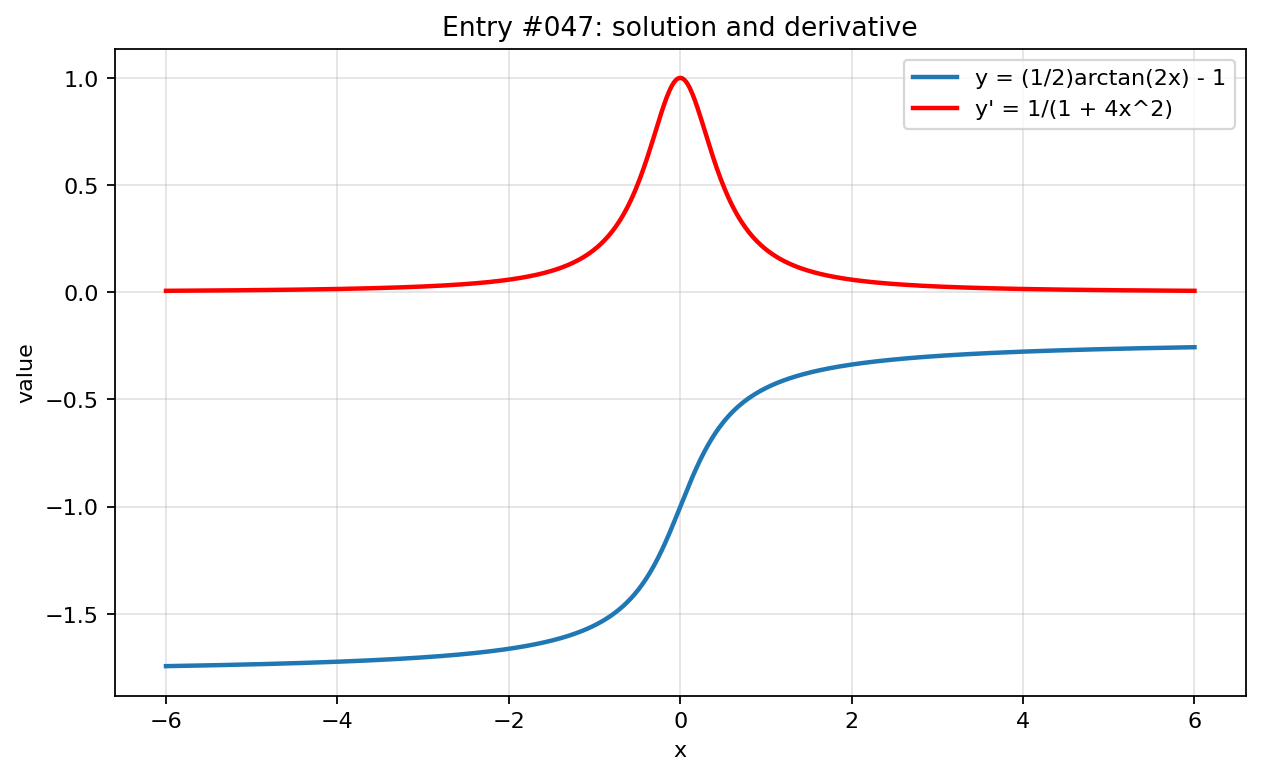

Write the Python code that produced this figure.
import numpy as np
import matplotlib.pyplot as plt

x = np.linspace(-6, 6, 800)

with np.errstate(divide="ignore", invalid="ignore", over="ignore"):
    y = 0.5*np.arctan(2*x) - 1
    y_prime = 1/(1 + 4*x**2)

plt.figure(figsize=(8, 5))
plt.plot(x, y, label="y = (1/2)arctan(2x) - 1", linewidth=2)
plt.plot(x, y_prime, label="y' = 1/(1 + 4x^2)", linewidth=2, color="red")
plt.title("Entry #047: solution and derivative")
plt.xlabel("x")
plt.ylabel("value")
plt.grid(True, alpha=0.35)
plt.legend()
plt.tight_layout()
plt.show()
